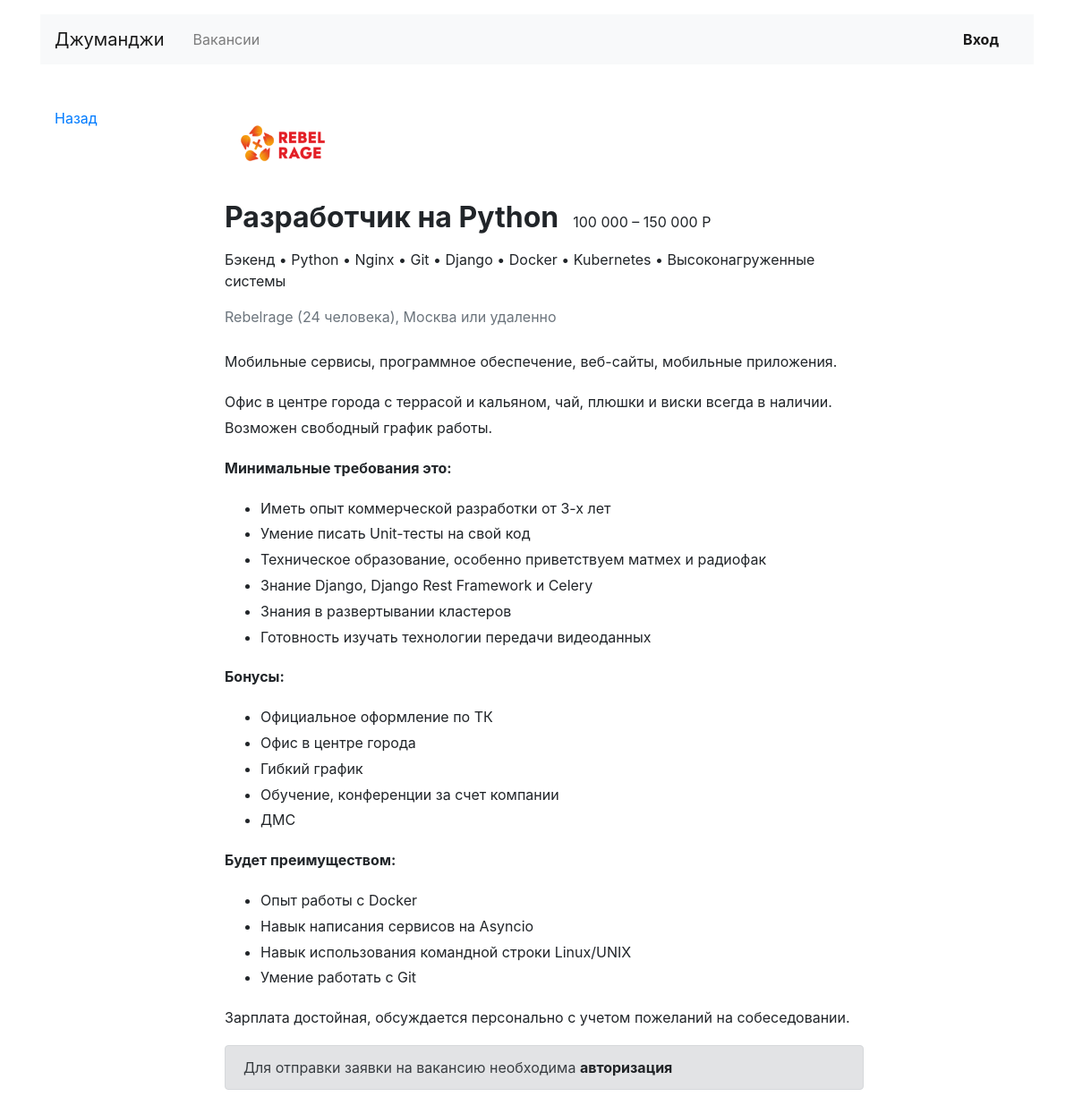
The page /vacancies/1/ on the database as committed earlier.
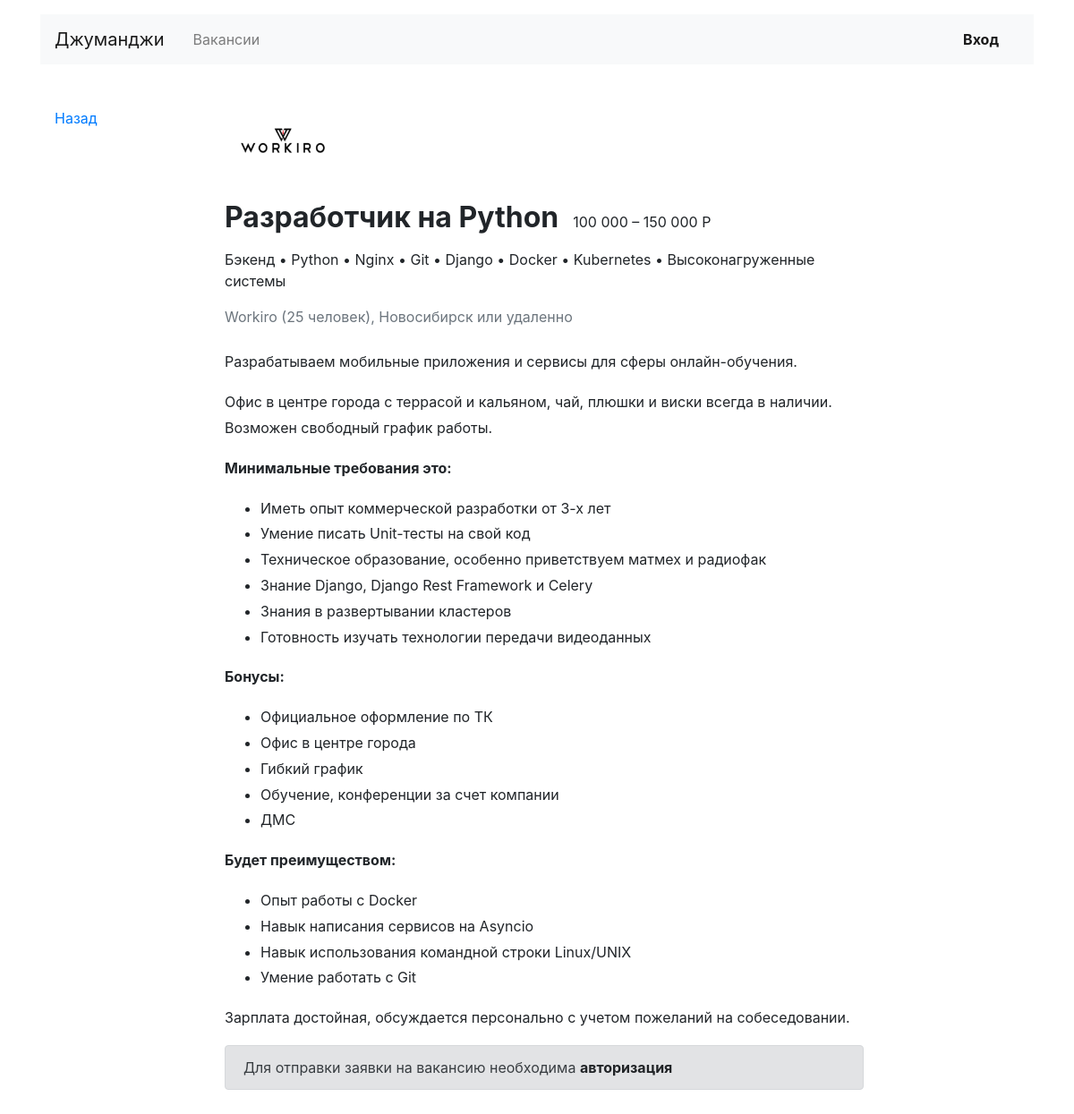
The same page on the database as committed later.
### vacancies/models.py (models this page shows, shortened)
class Vacancy(models.Model):
    title = models.CharField(max_length=100, verbose_name="Название")
    specialty = models.ForeignKey(Specialty, on_delete=models.PROTECT, verbose_name="Специальность",
                                  related_name="vacancies")
    company = models.ForeignKey(Company, on_delete=models.CASCADE, verbose_name="Компания", related_name="vacancies")
    skills = models.CharField(max_length=250, verbose_name="Требования")
    text = models.TextField(max_length=1000, verbose_name="Описание")
    salary_min = models.PositiveIntegerField(verbose_name="Зарплата от...")
    salary_max = models.PositiveIntegerField(verbose_name="Зарплата до...")
    published_at = models.DateField(auto_now_add=True, verbose_name="Дата публикации")
    views = models.IntegerField(default=0, verbose_name="Кол-во просмотров")
    class Meta:
        verbose_name = "Вакансия"
        verbose_name_plural = "Вакансии"
        ordering = ["-published_at"]

class Company(models.Model):
    name = models.CharField(max_length=50, verbose_name="Название компании")
    location = models.CharField(max_length=50, verbose_name="Город")
    logo = models.ImageField(upload_to="company_logo", default="https://place-hold.it/100x60", verbose_name="Логотип")
    description = models.TextField(max_length=1000, verbose_name="Информация о компании")
    employee_count = models.PositiveIntegerField(verbose_name="Кол-во сотрудников")
    owner = models.OneToOneField(User, on_delete=models.CASCADE, verbose_name="Владелец")
    class Meta:
        verbose_name = "Компания"
        verbose_name_plural = "Компании"

class Specialty(models.Model):
    code = models.CharField(max_length=30, verbose_name="Код")
    title = models.CharField(max_length=100, verbose_name="Название")
    picture = models.ImageField(upload_to="specialty_logo", default="https://place-hold.it/100x60",
                                verbose_name="Логотип")
    class Meta:
        verbose_name = "Специальность"
        verbose_name_plural = "Специальности"

### vacancies/views.py (the view, shortened to what this page needs)
# urls.py: path("vacancies/<int:pk>/", views.VacancyDetail.as_view(), name="vacancy_detail"),
class VacancyDetail(DetailView, FormMixin):
    model = Vacancy
    form_class = ApplicationForm
    def get_context_data(self, **kwargs):
        context = super().get_context_data(**kwargs)
        self.object.views = F("views") + 1
        self.object.save()
        return context

### vacancies/templatetags/vacancies_tags.py (called while the page is built)
@register.filter
def ru_pluralize(number: Union[int, str], arg: str = "вакансия,вакансии,вакансий"):
    nominative_singular, genitive_singular, genitive_plural = arg.split(",")
    number = abs(int(number))
    if 10 <= number % 100 <= 20:
        return f"{number} {genitive_plural}"
    if number % 10 == 1:
        return f"{number} {nominative_singular}"
    if 2 <= number % 10 <= 4:
        return f"{number} {genitive_singular}"
    return f"{number} {genitive_plural}"

@register.filter
def human_readable_salary(value):
    return f'{value:,}'.replace(',', ' ')

@register.filter
def to_list(value):
    return value.split(",")

### vacancies/templates/vacancies/vacancy_detail.html (shortened to what this page needs)
{% extends "base.html" %}
{% load vacancies_tags %}
{% block content %}
<main class="container mt-3 pb-5">
    <div class="row mt-5">
        <div class="col-12 col-lg-2">
            <div class="pl-3 mb-5">
                <p><a href="{{ request.META.HTTP_REFERER }}">Назад</a></p>
            </div>
        </div>
        <div class="col-12 col-lg-8">
            <section class="pl-3">
                <a href="#"><img src="{{ vacancy.company.logo.url }}" width="130" height="80"
                                 alt=""></a>
                <div class="d-flex align-items-baseline align-content-baseline">
                    <h1 class="h2 mt-4 font-weight-bold">{{ vacancy.title }}</h1>
                    <p class="m-0 pl-3">{{ vacancy.salary_min|human_readable_salary }} –
                        {{ vacancy.salary_max|human_readable_salary }} Р</p>
                </div>
                <p class="mt-2">{{ vacancy.specialty.title }} • {{ vacancy.skills|to_list|join:" • " }}</p>
                <p class="text-muted mb-4">{{ vacancy.company.name }}
                    ({{ vacancy.company.employee_count|ru_pluralize:"человек,человека,человек" }}),
                    {{ vacancy.company.location }} или удаленно</p>
                <div style="line-height: 1.8;">
                    <p>{{ vacancy.company.description }}</p>
                    {{ vacancy.text|safe }}
                </div>
                {% if user.is_authenticated %}
                <form method="post" class="card mt-4 mb-3">
                    {% csrf_token %}
                    <div class="card-body mx-3">
                        <p class="h5 mt-3 mb-3 font-weight-normal">Отозваться на вакансию</p>
                        {{ form.as_p }}
                        <button class="btn btn-primary mt-3 mb-2" type="submit">Отправить резюме</button>
                    </div>
                </form>
                {% else %}
                <div class="alert alert-secondary" role="alert">
                    Для отправки заявки на вакансию необходима <a href="{% url 'login' %}?next={{ request.path }}"
                                                                  class="alert-link">авторизация</a>
                </div>
                {% endif %}
            </section>
        </div>
    </div>
</main>
{% endblock %}

Rows that differ between the two databases and show on the page:
changed Vacancy "Разработчик на Python": company.logo: a different picture; company.name "Rebelrage" → "Workiro"; company.employee_count|ru_pluralize "24 человека" → "25 человек"; company.location "Москва" → "Новосибирск"; company.description "Мобильные сервисы, программное обеспечение, веб-сайты, мобильные приложения." → "Разрабатываем мобильные приложения и сервисы для сферы онлайн-обучения."
